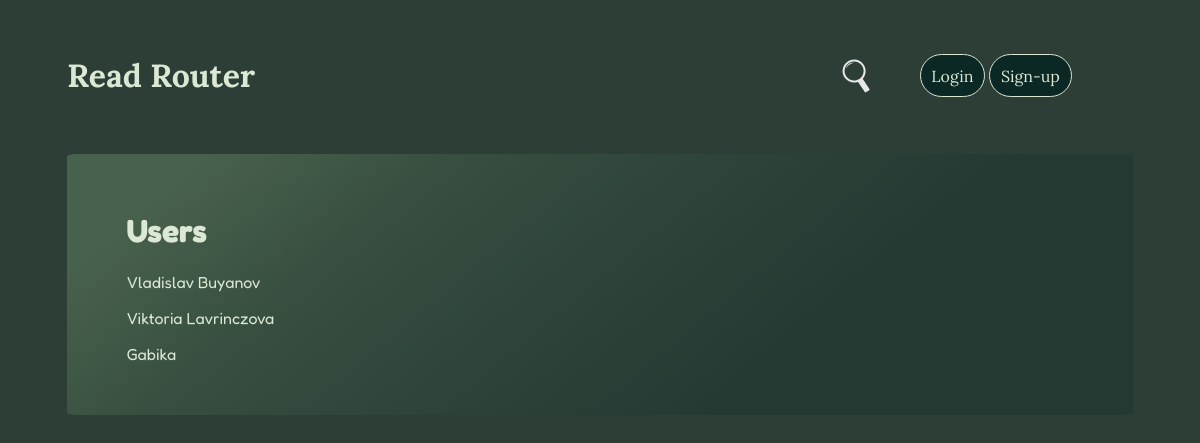
/users, run on an earlier commit of the app's database.
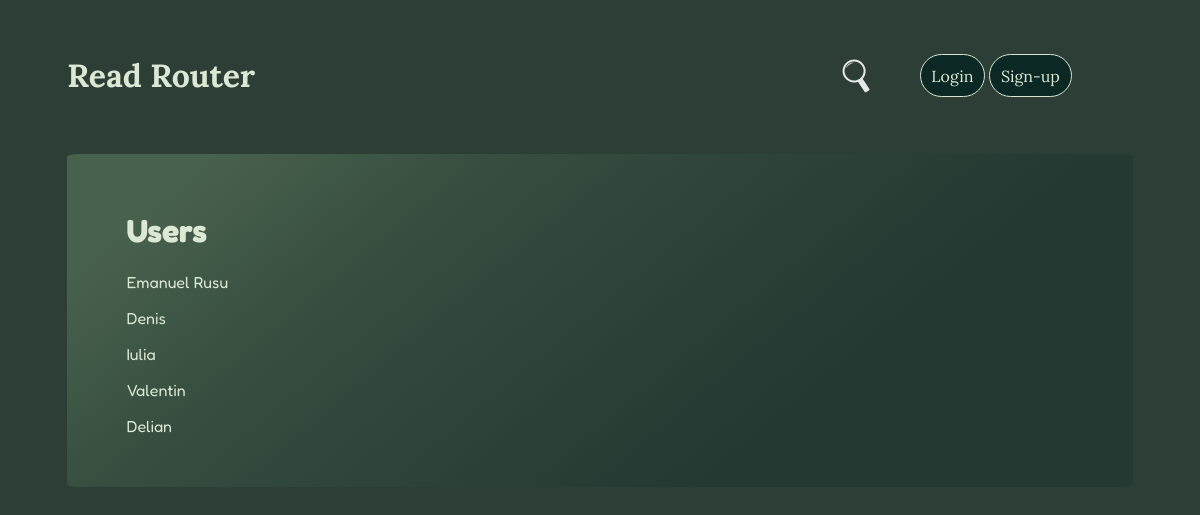
And on a later commit of the database.
### myapp/core/models/user.py (models this page shows, shortened)
class User(UserMixin, db.Model):
    __tablename__ = 'user'
    id = db.Column(db.Integer, primary_key=True)
    name = db.Column(db.String(50), nullable=True)
    email = db.Column(db.String(260), nullable=True, unique=True)
    psw = db.Column(db.String(50), nullable=True)
    place = db.Column(db.String(32), nullable=True)
    user_photo = db.Column(db.String(50), default='default.png')
    books = db.relationship('Book', backref='user', uselist=True)

### myapp/core/routes/main.py (the view)
@main.route('/users', methods=['GET'])
def index_users():
    template = f'{template_folder}/users.html'
    return render_template(template, user_res=User.query.all())

### myapp/templates/pages/main/users.html
{% extends "base.html" %}
{% block content %}
    <div class="sections">
        <div class="user-card">
            <h1>Users</h1>
            {% for user in user_res %}
            <p> <a href='/user/{{ user.id }}'>{{ user.name }}</a> </p>
            {% endfor %}
        </div>
    </div>
{% endblock %}

### myapp/templates/base.html (shortened to what this page needs)
<!DOCTYPE html>
<html lang="en">
<head>
    {% include 'base_part/css.html' %}
</head>
<body class="font-color">
<header>{% include 'base_part/header.html' %}</header>
<div id="main">
    {% block content %}{% endblock %}
</div>
<footer>{% include 'base_part/footer.html' %}</footer>
</body>
</html>

### myapp/templates/base_part/css.html (shortened to what this page needs)
<link rel="stylesheet" href="{{url_for('static',filename='css/main.css')}}">
<link rel="stylesheet" href="{{url_for('static',filename='css/user-page.css')}}">
<link rel="stylesheet" href="{{url_for('static',filename='css/user-settings.css')}}">
<link rel="stylesheet" href="{{url_for('static',filename='css/book.css')}}">
<link rel="stylesheet" href="{{url_for('static',filename='css/style.css')}}">
<link rel="stylesheet" href="{{url_for('static',filename='css/style-min.css')}}">

### myapp/templates/base_part/header.html
<a href="/" id="title-logo" class="font-color"><h1>Read Router</h1></a>
<div id="nav-menu" class="font-color">
    <a href="/search" id="nav-menu-a"><img src="{{url_for('static',filename='img/svg/loupe.svg')}}"></a>
    <div id="nav-auth">
        {% if current_user.is_authenticated %}
        <div id="dropdown">
            <button class="font-color main-color btn" id="dropdown-btn">Menu</button>
            <ul class="dropdown-menu second-color">
                <li><a class="dropdown-item font-color" href="/user/{{ current_user.id }}">My lib</a></li>
                <li><a class="dropdown-item font-color" href="/user/user_settings/{{ current_user.id }}">Settings</a></li>
                <li><a class="dropdown-item font-color" href="/logout" id="logout_btn">Logout</a></li>
            </ul>
        </div>
        {% else %}
        <div id="login-div">
            <a href="/login" class="btn main-color ">Login</a>
            <a href="/registration" class="btn main-color">Sign-up</a>
        </div>
        {% endif %}
    </div>
</div>

### myapp/static/css/main.css (style rules this page uses)
#main { padding: 3% 5%; margin: 1% 5%; border-radius: 1%; font-family: 'Fredoka', sans-serif; }

### myapp/static/css/style.css (style rules this page uses)
body { background-color: #2d3e36; }
#main { background: linear-gradient(140deg, rgba(72,97,76,1) 10%, rgba(54,77,63,1) 30%, rgba(36,57,50,1) 70%); }
.font-color { color: #dbe8d4; }
.main-color { background-color: #0b2824; }
a { color: #dbe8d4; text-decoration: none; }
.btn { border: 1px solid; padding: 5%; font-family: 'Lora', serif; }
header { font-family: 'Lora', serif; padding: 2% 5%; display: flex; justify-content: space-between; align-items: center; }
#nav-menu { width: 50%; display: flex; align-items: center; justify-content: flex-end; }
#nav-menu-a { width: 20%; margin-right: 2%; display: flex; justify-content: center; }
#nav-menu img { width: 70%; }
#nav-auth { width: 40% }
#login-div { width: 100%; }
#login-div a { border-radius: 25px; }
footer { padding: 2% 5%; display: flex; flex-direction: column; align-items: center; }

What changed in the data, as far as the page shows it:
changed User: name "Vladislav Buyanov" → "Emanuel Rusu"
changed User: name "Viktoria Lavrinczova" → "Denis"
changed User: name "Gabika" → "Iulia"
added User: name "Valentin"
added User: name "Delian"
